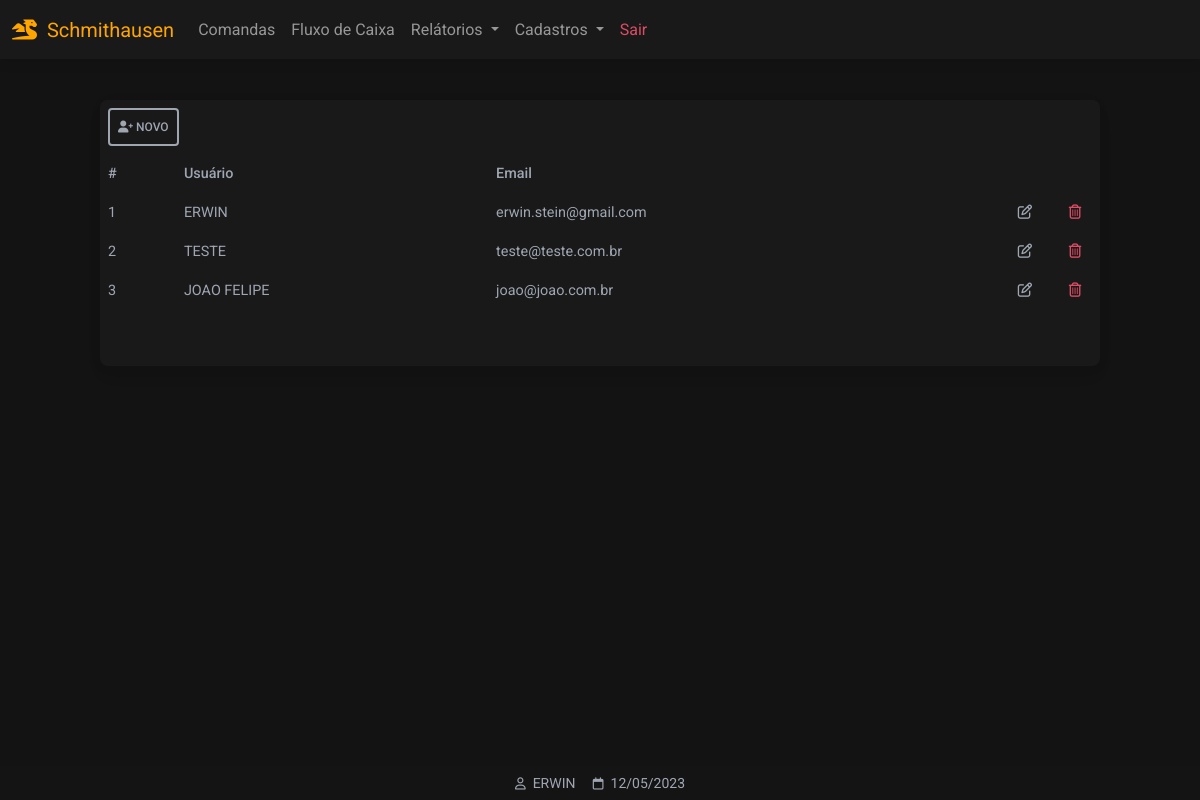
/usuarios (signed in), run on the app's committed database.
### website/models.py (models this page shows)
class User(db.Model, UserMixin):
    id = db.Column(db.Integer, primary_key=True)
    email = db.Column(db.String(150), unique=True)
    password = db.Column(db.String(150))
    first_name = db.Column(db.String(150))
    notes = db.relationship('Note')

### website/views.py (the view)
@views.route('/usuarios', methods=['GET','POST'])
@login_required
def usuarios():
    users = []
    rows = User.query.all()
    for r in rows:
        users.append(r)
    return render_template("usuarios_listar.html", user=current_user, data=data, users=users)

### website/__init__.py (called while the page is built)
def create_app():
    app = Flask(__name__)
    app.config['SECRET_KEY'] = 'hjshjhdjah kjshkjdhjs'
    app.config['SQLALCHEMY_DATABASE_URI'] = f'sqlite:///{DB_NAME}'
    db.init_app(app)
    from .views import views
    from .auth import auth
    app.register_blueprint(views, url_prefix='/')
    app.register_blueprint(auth, url_prefix='/')
    from .models import User, Note
    with app.app_context():
        db.create_all()
    login_manager = LoginManager()
    login_manager.login_view = 'auth.login'
    login_manager.login_message = u"FAVOR EFETUAR LOGIN!"
    login_manager.init_app(app)
    @login_manager.user_loader
    def load_user(id):
        return User.query.get(int(id))
    return app

### website/templates/usuarios_listar.html (shortened to what this page needs)
{% extends "base.html" %}
{% block content %}
<div class="container-fluid"
style="height:100vh;padding-top:100px">
 <div class="table-responsive w-100 card bg-dark larg-max m-auto"
 style="padding-bottom: 40px">
  <table class="table table-borderless table-sm bg-dark text-secondary">
    <thead>
    	<tr>
    		<th colspan="5" class="text-nowrap" scope="col">
            <a href="/usuarios_cadastrar" class="p-2 btn btn-sm btn-outline-light">
                <i class="fa-solid fa-user-plus"></i>
                NOVO
            </a>
    	</tr>
      <tr>
        <th class="text-nowrap" scope="col">#</th>
        <th class="text-nowrap" scope="col">Usuário</th>
        <th class="text-nowrap" scope="col">Email</th>
        <th class="text-nowrap" scope="col"></th>
        <th class="text-nowrap" scope="col"></th>
      </tr>
    </thead>
    <tbody>
	{% for us in users %}
      <tr>
        <td scope="row" class="text-nowrap">{{ us.id }}</td>
        <td scope="row" class="text-nowrap">{{ us.first_name | upper }}</td>
        <td scope="row" class="text-nowrap">{{ us.email }}</td>
				<td
          scope="row"
          class="text-center text-nowrap"
          style="width: 50px">
  				<a class="text-secondary"
          role="button"
          href="/usuarios_atualizar/{{ us.id }}">
  				<i class="fa-regular fa-pen-to-square ms-2 me-2"></i></a>
				</td>
				<td
          scope="row"
          class="text-center text-nowrap"
          style="width: 50px">
					<a class="text-danger"
          role="button"
          href="/usuarios_deletar/{{ us.id }}" >
          <i class="fa-regular fa-trash-can ms-2 me-2"></i>
					</a>
				</td>
      </tr>
	{% endfor %}
    </tbody>
  </table>
</div>
</div>
{% endblock %}
{% block titlefooter %}
<span style="color:#9FA6B2">
&nbsp;{{ user.first_name.split()[0] | upper }}
<span style="color:#9FA6B2">
&nbsp;{{ data.strftime('%d/%m/%Y') }}
</span>
{% endblock %}

### website/static/css/base.css (style rules this page uses)
:root { --color-orange: orange; --color-primary: #3B71CA; --color-secondary: #9FA6B2; --color-success: #14A44D; --color-danger: #DC4C64; --color-warning: #E4A11B; --color-info: #54B4D3; --color-ligth:#FBFBFB; --color-dark-ligth: #131313; --color-dark:#191919; }
.bg-dark { background-color: var(--color-dark)!important; }
.btn-outline-light { border: 2px solid var(--color-secondary); color: var(--color-secondary); }
.larg-max { max-width: 1000px!important; }
.dark-ligth { background-color: var(--color-dark-ligth); }

### data on the page
User: id "1", first_name "ERWIN", email "erwin.stein@gmail.com"
User: id "2", first_name "TESTE", email "teste@teste.com.br"
User: id "3", first_name "JOAO FELIPE", email "joao@joao.com.br"

### other printed values
{{ data.strftime('%d/%m/%Y') }} "12/05/2023"
